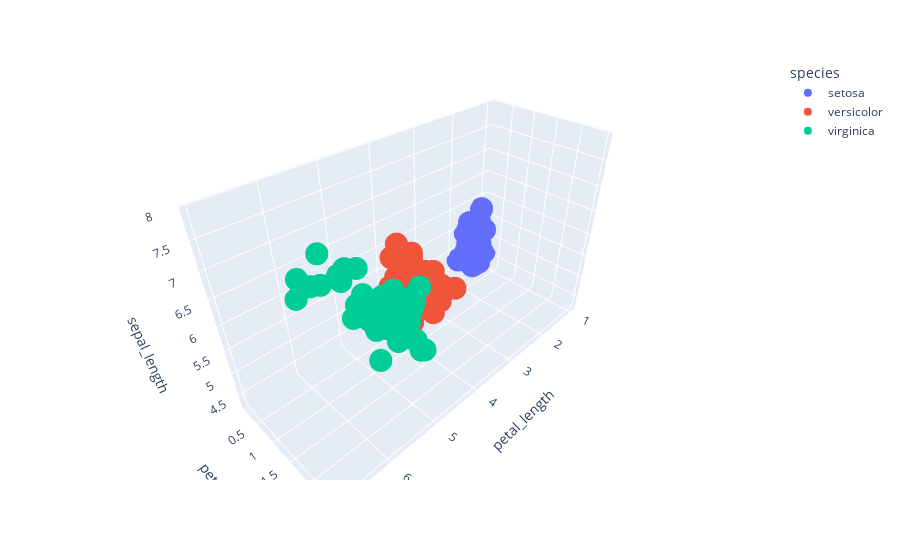

This figure's notebook cell:
### Markdown cell above
# Multivariate Analysis

### Code cell
px.scatter_3d(iris_df,x='petal_length', y='petal_width', z='sepal_length', color='species')

### Figure 1 — Plotly figure (JSON) as saved in the notebook; plotly's stock layout.template omitted (floating-point values rounded to 4 significant figures)
{"data": [{"hovertemplate": "species=setosa<br>petal_length=%{x}<br>petal_width=%{y}<br>sepal_length=%{z}<extra></extra>", "legendgroup": "setosa", "marker": {"color": "#636efa", "symbol": "circle"}, "mode": "markers", "name": "setosa", "scene": "scene", "showlegend": true, "type": "scatter3d", "x": [1.4, 1.4, 1.3, 1.5, 1.4, 1.7, 1.4, 1.5, 1.4, 1.5, 1.5, 1.6, 1.4, 1.1, 1.2, 1.5, 1.3, 1.4, 1.7, 1.5, 1.7, 1.5, 1, 1.7, 1.9, 1.6, 1.6, 1.5, 1.4, 1.6, 1.6, 1.5, 1.5, 1.4, 1.5, 1.2, 1.3, 1.4, 1.3, 1.5, 1.3, 1.3, 1.3, 1.6, 1.9, 1.4, 1.6, 1.4, 1.5, 1.4], "y": [0.2, 0.2, 0.2, 0.2, 0.2, 0.4, 0.3, 0.2, 0.2, 0.1, 0.2, 0.2, 0.1, 0.1, 0.2, 0.4, 0.4, 0.3, 0.3, 0.3, 0.2, 0.4, 0.2, 0.5, 0.2, 0.2, 0.4, 0.2, 0.2, 0.2, 0.2, 0.4, 0.1, 0.2, 0.2, 0.2, 0.2, 0.1, 0.2, 0.2, 0.3, 0.3, 0.2, 0.6, 0.4, 0.3, 0.2, 0.2, 0.2, 0.2], "z": [5.1, 4.9, 4.7, 4.6, 5, 5.4, 4.6, 5, 4.4, 4.9, 5.4, 4.8, 4.8, 4.3, 5.8, 5.7, 5.4, 5.1, 5.7, 5.1, 5.4, 5.1, 4.6, 5.1, 4.8, 5, 5, 5.2, 5.2, 4.7, 4.8, 5.4, 5.2, 5.5, 4.9, 5, 5.5, 4.9, 4.4, 5.1, 5, 4.5, 4.4, 5, 5.1, 4.8, 5.1, 4.6, 5.3, 5]}, {"hovertemplate": "species=versicolor<br>petal_length=%{x}<br>petal_width=%{y}<br>sepal_length=%{z}<extra></extra>", "legendgroup": "versicolor", "marker": {"color": "#EF553B", "symbol": "circle"}, "mode": "markers", "name": "versicolor", "scene": "scene", "showlegend": true, "type": "scatter3d", "x": [4.7, 4.5, 4.9, 4, 4.6, 4.5, 4.7, 3.3, 4.6, 3.9, 3.5, 4.2, 4, 4.7, 3.6, 4.4, 4.5, 4.1, 4.5, 3.9, 4.8, 4, 4.9, 4.7, 4.3, 4.4, 4.8, 5, 4.5, 3.5, 3.8, 3.7, 3.9, 5.1, 4.5, 4.5, 4.7, 4.4, 4.1, 4, 4.4, 4.6, 4, 3.3, 4.2, 4.2, 4.2, 4.3, 3, 4.1], "y": [1.4, 1.5, 1.5, 1.3, 1.5, 1.3, 1.6, 1, 1.3, 1.4, 1, 1.5, 1, 1.4, 1.3, 1.4, 1.5, 1, 1.5, 1.1, 1.8, 1.3, 1.5, 1.2, 1.3, 1.4, 1.4, 1.7, 1.5, 1, 1.1, 1, 1.2, 1.6, 1.5, 1.6, 1.5, 1.3, 1.3, 1.3, 1.2, 1.4, 1.2, 1, 1.3, 1.2, 1.3, 1.3, 1.1, 1.3], "z": [7, 6.4, 6.9, 5.5, 6.5, 5.7, 6.3, 4.9, 6.6, 5.2, 5, 5.9, 6, 6.1, 5.6, 6.7, 5.6, 5.8, 6.2, 5.6, 5.9, 6.1, 6.3, 6.1, 6.4, 6.6, 6.8, 6.7, 6, 5.7, 5.5, 5.5, 5.8, 6, 5.4, 6, 6.7, 6.3, 5.6, 5.5, 5.5, 6.1, 5.8, 5, 5.6, 5.7, 5.7, 6.2, 5.1, 5.7]}, {"hovertemplate": "species=virginica<br>petal_length=%{x}<br>petal_width=%{y}<br>sepal_length=%{z}<extra></extra>", "legendgroup": "virginica", "marker": {"color": "#00cc96", "symbol": "circle"}, "mode": "markers", "name": "virginica", "scene": "scene", "showlegend": true, "type": "scatter3d", "x": [6, 5.1, 5.9, 5.6, 5.8, 6.6, 4.5, 6.3, 5.8, 6.1, 5.1, 5.3, 5.5, 5, 5.1, 5.3, 5.5, 6.7, 6.9, 5, 5.7, 4.9, 6.7, 4.9, 5.7, 6, 4.8, 4.9, 5.6, 5.8, 6.1, 6.4, 5.6, 5.1, 5.6, 6.1, 5.6, 5.5, 4.8, 5.4, 5.6, 5.1, 5.1, 5.9, 5.7, 5.2, 5, 5.2, 5.4, 5.1], "y": [2.5, 1.9, 2.1, 1.8, 2.2, 2.1, 1.7, 1.8, 1.8, 2.5, 2, 1.9, 2.1, 2, 2.4, 2.3, 1.8, 2.2, 2.3, 1.5, 2.3, 2, 2, 1.8, 2.1, 1.8, 1.8, 1.8, 2.1, 1.6, 1.9, 2, 2.2, 1.5, 1.4, 2.3, 2.4, 1.8, 1.8, 2.1, 2.4, 2.3, 1.9, 2.3, 2.5, 2.3, 1.9, 2, 2.3, 1.8], "z": [6.3, 5.8, 7.1, 6.3, 6.5, 7.6, 4.9, 7.3, 6.7, 7.2, 6.5, 6.4, 6.8, 5.7, 5.8, 6.4, 6.5, 7.7, 7.7, 6, 6.9, 5.6, 7.7, 6.3, 6.7, 7.2, 6.2, 6.1, 6.4, 7.2, 7.4, 7.9, 6.4, 6.3, 6.1, 7.7, 6.3, 6.4, 6, 6.9, 6.7, 6.9, 5.8, 6.8, 6.7, 6.7, 6.3, 6.5, 6.2, 5.9]}], "layout": {"legend": {"title": {"text": "species"}, "tracegroupgap": 0}, "margin": {"t": 60}, "scene": {"domain": {"x": [0, 1], "y": [0, 1]}, "xaxis": {"title": {"text": "petal_length"}}, "yaxis": {"title": {"text": "petal_width"}}, "zaxis": {"title": {"text": "sepal_length"}}}}}
